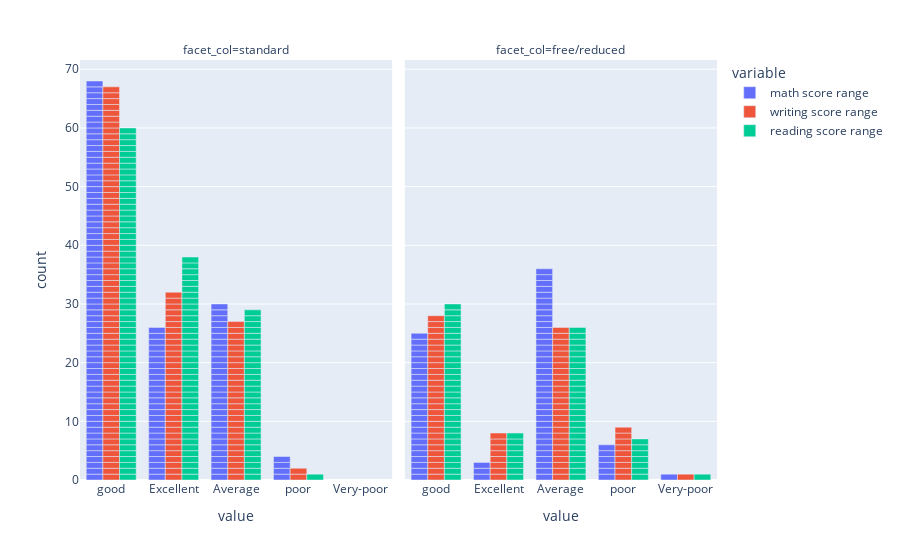

Source (notebook cell):
### Markdown cell above
**checking if lunch has any effects on th escoring of the students**

### Code cell
px.bar(x.head(200),barmode='group',facet_col=df['lunch'].head(200))

### Figure 1 — Plotly figure (JSON) as saved in the notebook; plotly's stock layout.template omitted (floating-point values rounded to 4 significant figures)
{"data": [{"alignmentgroup": "True", "hovertemplate": "variable=math score range<br>facet_col=standard<br>value=%{x}<br>count=%{y}<extra></extra>", "legendgroup": "math score range", "marker": {"color": "#636efa"}, "name": "math score range", "offsetgroup": "math score range", "orientation": "v", "showlegend": true, "textposition": "auto", "type": "bar", "x": ["good", "good", "Excellent", "good", "good", "Excellent", "Average", "poor", "good", "good", "Average", "good", "Excellent", "good", "Average", "good", "good", "good", "good", "good", "good", "good", "poor", "Excellent", "Excellent", "good", "Average", "Average", "good", "Average", "good", "Excellent", "Average", "Average", "Excellent", "Excellent", "Average", "Average", "good", "Average", "good", "Average", "poor", "good", "Average", "poor", "good", "good", "good", "Average", "good", "good", "good", "Average", "good", "good", "good", "good", "good", "good", "good", "good", "good", "Excellent", "Average", "Excellent", "Average", "Excellent", "good", "good", "good", "Average", "Average", "Excellent", "Excellent", "good", "Average", "Average", "good", "Excellent", "Excellent", "Excellent", "Excellent", "good", "good", "Excellent", "Average", "Excellent", "good", "Average", "Average", "good", "Average", "good", "good", "Average", "Excellent", "Excellent", "good", "good", "good", "Average", "Average", "good", "good", "good", "Average", "Excellent", "Excellent", "good", "good", "Excellent", "good", "good", "Excellent", "good", "Excellent", "Average", "good", "good", "good", "good", "good", "good", "good", "good", "good", "good"], "xaxis": "x", "y": [1, 1, 1, 1, 1, 1, 1, 1, 1, 1, 1, 1, 1, 1, 1, 1, 1, 1, 1, 1, 1, 1, 1, 1, 1, 1, 1, 1, 1, 1, 1, 1, 1, 1, 1, 1, 1, 1, 1, 1, 1, 1, 1, 1, 1, 1, 1, 1, 1, 1, 1, 1, 1, 1, 1, 1, 1, 1, 1, 1, 1, 1, 1, 1, 1, 1, 1, 1, 1, 1, 1, 1, 1, 1, 1, 1, 1, 1, 1, 1, 1, 1, 1, 1, 1, 1, 1, 1, 1, 1, 1, 1, 1, 1, 1, 1, 1, 1, 1, 1, 1, 1, 1, 1, 1, 1, 1, 1, 1, 1, 1, 1, 1, 1, 1, 1, 1, 1, 1, 1, 1, 1, 1, 1, 1, 1, 1, 1], "yaxis": "y"}, {"alignmentgroup": "True", "hovertemplate": "variable=math score range<br>facet_col=free/reduced<br>value=%{x}<br>count=%{y}<extra></extra>", "legendgroup": "math score range", "marker": {"color": "#636efa"}, "name": "math score range", "offsetgroup": "math score range", "orientation": "v", "showlegend": false, "textposition": "auto", "type": "bar", "x": ["Average", "poor", "good", "poor", "Very-poor", "Average", "Average", "good", "good", "good", "Average", "Average", "good", "Average", "Average", "Average", "Average", "Average", "good", "good", "poor", null, "good", "poor", "good", "Average", "good", "Average", "Average", "good", "Average", "Average", "Average", "Average", "good", "poor", "Average", "good", "Average", "Average", "good", "good", "good", "Average", "Excellent", "good", "Average", "Average", "poor", "good", "Excellent", "good", "Average", "good", "Excellent", "good", "Average", "Average", "Average", "good", "Average", "Average", "Average", "good", "Average", "Average", "good", "Average", "Average", "Average", "Average", "good"], "xaxis": "x2", "y": [1, 1, 1, 1, 1, 1, 1, 1, 1, 1, 1, 1, 1, 1, 1, 1, 1, 1, 1, 1, 1, 1, 1, 1, 1, 1, 1, 1, 1, 1, 1, 1, 1, 1, 1, 1, 1, 1, 1, 1, 1, 1, 1, 1, 1, 1, 1, 1, 1, 1, 1, 1, 1, 1, 1, 1, 1, 1, 1, 1, 1, 1, 1, 1, 1, 1, 1, 1, 1, 1, 1, 1], "yaxis": "y2"}, {"alignmentgroup": "True", "hovertemplate": "variable=writing score range<br>facet_col=standard<br>value=%{x}<br>count=%{y}<extra></extra>", "legendgroup": "writing score range", "marker": {"color": "#EF553B"}, "name": "writing score range", "offsetgroup": "writing score range", "orientation": "v", "showlegend": true, "textposition": "auto", "type": "bar", "x": ["good", "Excellent", "Excellent", "good", "good", "Excellent", "Average", "Average", "good", "good", "Average", "good", "Excellent", "good", "Average", "good", "Average", "good", "good", "good", "good", "good", "poor", "Excellent", "good", "Excellent", "good", "good", "Average", "good", "good", "Excellent", "Average", "Average", "good", "Excellent", "Average", "Average", "good", "Average", "good", "good", "Average", "good", "Average", "poor", "Excellent", "good", "good", "Average", "good", "Excellent", "good", "good", "Excellent", "good", "good", "Excellent", "good", "good", "good", "good", "good", "Excellent", "Average", "Excellent", "good", "Excellent", "good", "good", "Average", "Average", "Average", "Excellent", "good", "good", "good", "good", "Excellent", "Excellent", "Excellent", "good", "Excellent", "good", "good", "good", "Average", "Excellent", "Excellent", "Average", "Average", "Average", "good", "good", "good", "Average", "good", "good", "Excellent", "good", "good", "good", "Average", "good", "Excellent", "Excellent", "Average", "Excellent", "Excellent", "good", "good", "good", "Excellent", "good", "Excellent", "good", "Excellent", "Average", "good", "good", "good", "Excellent", "good", "good", "good", "good", "Excellent", "Average"], "xaxis": "x", "y": [1, 1, 1, 1, 1, 1, 1, 1, 1, 1, 1, 1, 1, 1, 1, 1, 1, 1, 1, 1, 1, 1, 1, 1, 1, 1, 1, 1, 1, 1, 1, 1, 1, 1, 1, 1, 1, 1, 1, 1, 1, 1, 1, 1, 1, 1, 1, 1, 1, 1, 1, 1, 1, 1, 1, 1, 1, 1, 1, 1, 1, 1, 1, 1, 1, 1, 1, 1, 1, 1, 1, 1, 1, 1, 1, 1, 1, 1, 1, 1, 1, 1, 1, 1, 1, 1, 1, 1, 1, 1, 1, 1, 1, 1, 1, 1, 1, 1, 1, 1, 1, 1, 1, 1, 1, 1, 1, 1, 1, 1, 1, 1, 1, 1, 1, 1, 1, 1, 1, 1, 1, 1, 1, 1, 1, 1, 1, 1], "yaxis": "y"}, {"alignmentgroup": "True", "hovertemplate": "variable=writing score range<br>facet_col=free/reduced<br>value=%{x}<br>count=%{y}<extra></extra>", "legendgroup": "writing score range", "marker": {"color": "#EF553B"}, "name": "writing score range", "offsetgroup": "writing score range", "orientation": "v", "showlegend": false, "textposition": "auto", "type": "bar", "x": ["Average", "poor", "good", "Average", "poor", "Average", "good", "good", "good", "good", "good", "Average", "Excellent", "Average", "Average", "good", "Average", "good", "good", "Excellent", "Average", "Very-poor", "good", "poor", "Average", "poor", "Average", "good", "Average", "Average", "poor", "Average", "Average", "poor", "Excellent", "poor", "Average", "Excellent", "good", "good", "Excellent", "Excellent", "Average", "poor", "good", "good", "good", "Average", "poor", "good", "Excellent", "good", "Average", "good", "good", "Excellent", "Average", "Average", "good", "good", "Average", "Average", "good", "good", "good", "Average", "good", "Average", "good", "Average", "Average", "good"], "xaxis": "x2", "y": [1, 1, 1, 1, 1, 1, 1, 1, 1, 1, 1, 1, 1, 1, 1, 1, 1, 1, 1, 1, 1, 1, 1, 1, 1, 1, 1, 1, 1, 1, 1, 1, 1, 1, 1, 1, 1, 1, 1, 1, 1, 1, 1, 1, 1, 1, 1, 1, 1, 1, 1, 1, 1, 1, 1, 1, 1, 1, 1, 1, 1, 1, 1, 1, 1, 1, 1, 1, 1, 1, 1, 1], "yaxis": "y2"}, {"alignmentgroup": "True", "hovertemplate": "variable=reading score range<br>facet_col=standard<br>value=%{x}<br>count=%{y}<extra></extra>", "legendgroup": "reading score range", "marker": {"color": "#00cc96"}, "name": "reading score range", "offsetgroup": "reading score range", "orientation": "v", "showlegend": true, "textposition": "auto", "type": "bar", "x": ["good", "Excellent", "Excellent", "good", "Excellent", "Excellent", "Average", "Average", "Excellent", "good", "Average", "good", "Excellent", "good", "Average", "good", "Average", "good", "good", "good", "good", "good", "Average", "Excellent", "Excellent", "Excellent", "good", "Average", "Average", "good", "good", "Excellent", "Average", "Average", "good", "Excellent", "Average", "Average", "good", "Average", "good", "good", "good", "Average", "Average", "poor", "good", "good", "good", "Average", "good", "good", "good", "good", "Excellent", "good", "good", "Excellent", "good", "good", "good", "good", "good", "Excellent", "Average", "Excellent", "good", "Excellent", "good", "good", "Average", "Average", "Average", "Excellent", "good", "Excellent", "good", "good", "Excellent", "Excellent", "Excellent", "good", "Excellent", "good", "good", "Excellent", "Average", "Excellent", "Excellent", "Average", "Average", "Average", "good", "good", "good", "Average", "good", "Excellent", "good", "good", "good", "good", "Average", "good", "Excellent", "Excellent", "Average", "Excellent", "Excellent", "Excellent", "good", "Excellent", "Excellent", "good", "Excellent", "good", "Excellent", "Average", "good", "good", "good", "Excellent", "good", "Excellent", "good", "good", "Excellent", "Average"], "xaxis": "x", "y": [1, 1, 1, 1, 1, 1, 1, 1, 1, 1, 1, 1, 1, 1, 1, 1, 1, 1, 1, 1, 1, 1, 1, 1, 1, 1, 1, 1, 1, 1, 1, 1, 1, 1, 1, 1, 1, 1, 1, 1, 1, 1, 1, 1, 1, 1, 1, 1, 1, 1, 1, 1, 1, 1, 1, 1, 1, 1, 1, 1, 1, 1, 1, 1, 1, 1, 1, 1, 1, 1, 1, 1, 1, 1, 1, 1, 1, 1, 1, 1, 1, 1, 1, 1, 1, 1, 1, 1, 1, 1, 1, 1, 1, 1, 1, 1, 1, 1, 1, 1, 1, 1, 1, 1, 1, 1, 1, 1, 1, 1, 1, 1, 1, 1, 1, 1, 1, 1, 1, 1, 1, 1, 1, 1, 1, 1, 1, 1], "yaxis": "y"}, {"alignmentgroup": "True", "hovertemplate": "variable=reading score range<br>facet_col=free/reduced<br>value=%{x}<br>count=%{y}<extra></extra>", "legendgroup": "reading score range", "marker": {"color": "#00cc96"}, "name": "reading score range", "offsetgroup": "reading score range", "orientation": "v", "showlegend": false, "textposition": "auto", "type": "bar", "x": ["Average", "Average", "good", "Average", "poor", "Average", "Average", "good", "good", "good", "good", "good", "Excellent", "Average", "good", "good", "Average", "good", "good", "Excellent", "Average", "Very-poor", "good", "poor", "good", "poor", "Average", "good", "Average", "Average", "Average", "Average", "Average", "poor", "Excellent", "poor", "Average", "Excellent", "good", "good", "Excellent", "Excellent", "Average", "poor", "good", "good", "good", "Average", "poor", "good", "Excellent", "good", "Average", "good", "good", "Excellent", "Average", "Average", "good", "good", "Average", "Average", "good", "good", "good", "Average", "good", "Average", "good", "Average", "Average", "good"], "xaxis": "x2", "y": [1, 1, 1, 1, 1, 1, 1, 1, 1, 1, 1, 1, 1, 1, 1, 1, 1, 1, 1, 1, 1, 1, 1, 1, 1, 1, 1, 1, 1, 1, 1, 1, 1, 1, 1, 1, 1, 1, 1, 1, 1, 1, 1, 1, 1, 1, 1, 1, 1, 1, 1, 1, 1, 1, 1, 1, 1, 1, 1, 1, 1, 1, 1, 1, 1, 1, 1, 1, 1, 1, 1, 1], "yaxis": "y2"}], "layout": {"annotations": [{"font": {}, "showarrow": false, "text": "facet_col=standard", "x": 0.245, "xanchor": "center", "xref": "paper", "y": 1, "yanchor": "bottom", "yref": "paper"}, {"font": {}, "showarrow": false, "text": "facet_col=free/reduced", "x": 0.755, "xanchor": "center", "xref": "paper", "y": 1, "yanchor": "bottom", "yref": "paper"}], "barmode": "group", "legend": {"title": {"text": "variable"}, "tracegroupgap": 0}, "margin": {"t": 60}, "xaxis": {"anchor": "y", "domain": [0, 0.49], "title": {"text": "value"}}, "xaxis2": {"anchor": "y2", "domain": [0.51, 1], "matches": "x", "title": {"text": "value"}}, "yaxis": {"anchor": "x", "domain": [0, 1], "title": {"text": "count"}}, "yaxis2": {"anchor": "x2", "domain": [0, 1], "matches": "y", "showticklabels": false}}}
